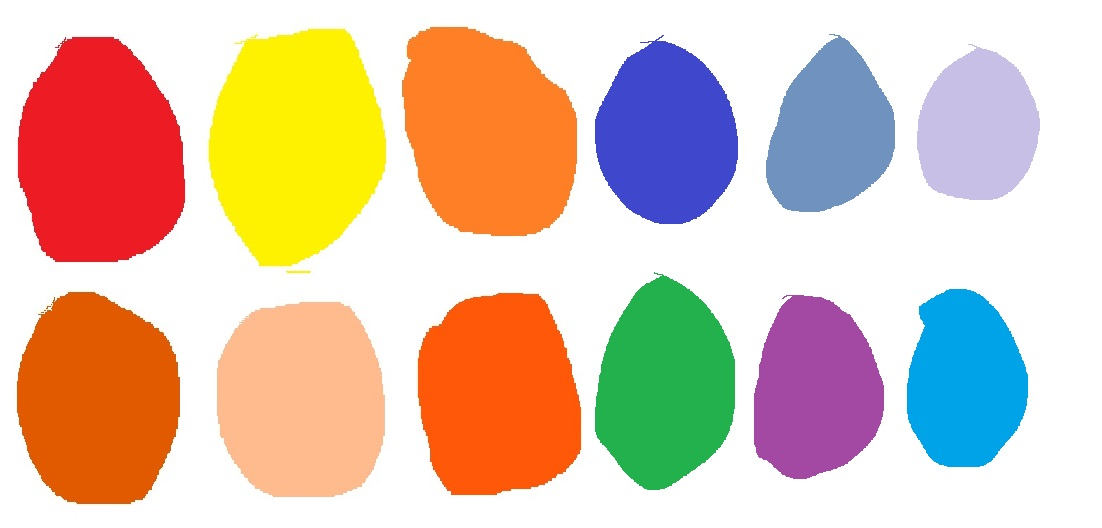
#> input picture Bad examples/Opencv2/pallet.jpg, 1102 x 528 px, given in place of the camera
$ python 'collision detect - color track.py'
#> lines starting #> are read from the running program, lines starting #| are printed output that depends on the picture; after the words box and inside, x2 and y2 are one past the last pixel; in counts of white or black regions, pixels touching at a corner belong together
# import the opencv library
import cv2
import numpy as np
import time

#////////////////////////////////////////
def clr_iso(img, lower, upper):

    hsv = cv2.cvtColor(img, cv2.COLOR_BGR2HSV)
    mask = cv2.inRange(hsv,lower,upper)
    return mask

def find_side(img, x):
    mid = img.get(cv2.CAP_PROP_FRAME_WIDTH)/2

    if   mid > x:
        return "LEFT"
    elif mid < x:
        return "RIGHT"
    else:
        return "CENTER"

#////////////////////////////////CONSTANTS////////////////////////////////

#///////size contour cutoff///////
#900 for jonah pc
SIZE = 900

#////////color mask values////////
#BLUE / GREEN / RED

SELECT = 2
#1: limited orange
#2: big range orange (use for distance)
#3: blue

if SELECT == 1:
    low = [  5, 110, 150]
    up  = [ 50, 255, 255]
elif SELECT == 2:
    low = [  0, 110, 150]
    up  = [ 30, 255, 255]
elif SELECT == 3:
    low = [0, 90, 150]
    up  = [110, 255, 255]
elif SELECT == 4:
    low = [101, 50, 38]
    up  = [110, 255, 255]
elif SELECT == 5:
    low = [1, 80, 150]
    up  = [100, 255, 255]
else:
    exit("WRONG SELECT CONSTANT")

LOWER = np.array(low)
UPPER = np.array( up)

#//////////////////////////////////START//////////////////////////////////

#define a video capture object
vid_feed = cv2.VideoCapture(0)

count=0
arr=[]

#LOOP
inp = input("Hardcoded distance formula (y/n): ")
#> the answer given: y
if inp == "y":
    # modeled with bottom of soldering plate with the 4 arm thingies
    # hold with dots horizontal (upright paperwise)
    # length in mm
    Wid_real = 14  # find model
    Focal_L = (30 * 310) / Wid_real  # (W*P_ex)/D_ex#calc (find pixels found and real distance in a case then plug in)
else:
    inp_D = float(input("INPUT DISTANCE: "))
    Wid_real = float(input("INPUT REAL_WIDTH: "))

while (True):
    cnt_count = 0
    s_time = time.time()

    first = True
    real = False    #if there are contours

    # Capture the video frame by frame
    _, frame = vid_feed.read()
#> frame is the input picture: shape (528, 1102, 3); mean B, G, R 174.8, 194.7, 221.5
#####////////////////////////////////////////
#####obj detection

    #mask
    mask = clr_iso(frame, LOWER, UPPER)
#> in clr_iso, `hsv = cv2.cvtColor(img, cv2.COLOR_BGR2HSV)`: hsv: shape (528, 1102, 3); mean H, S, V 41, 95.4, 241.3
#> in clr_iso, `mask = cv2.inRange(hsv,lower,upper)`:
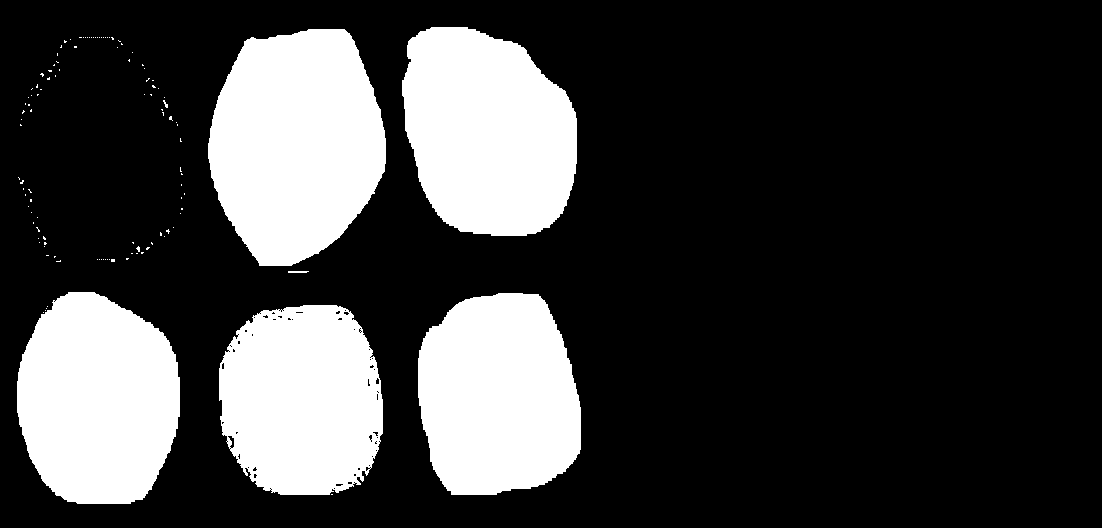
#> mask: shape (528, 1102); 24.5% white; 118 white regions (112 under 20 px)
    #make list of contours on screen
    contours, _ = cv2.findContours(mask, cv2.RETR_TREE, cv2.CHAIN_APPROX_SIMPLE)
#> contours = 189 contours, 182 with area under 20; largest, box (x1, y1, x2, y2) and area: (208, 29, 386, 266) 32070, (402, 27, 577, 236) 28827, (17, 292, 180, 504) 27334, (418, 293, 581, 495) 26902, (219, 305, 383, 495) 25734, (227, 435, 235, 449) 50, (375, 377, 380, 385) 22

    #cool boarder
    cv2.rectangle(frame, (5, 5), (210, 92), [50, 150, 255], -1)
    cv2.rectangle(frame, (5, 5), (210, 92), [0, 0, 0], 2)

    #sample rec
    cv2.rectangle(frame, (5, 100), (30, 122), low, -1)
    cv2.rectangle(frame, (35, 100), (60, 122), up, -1)
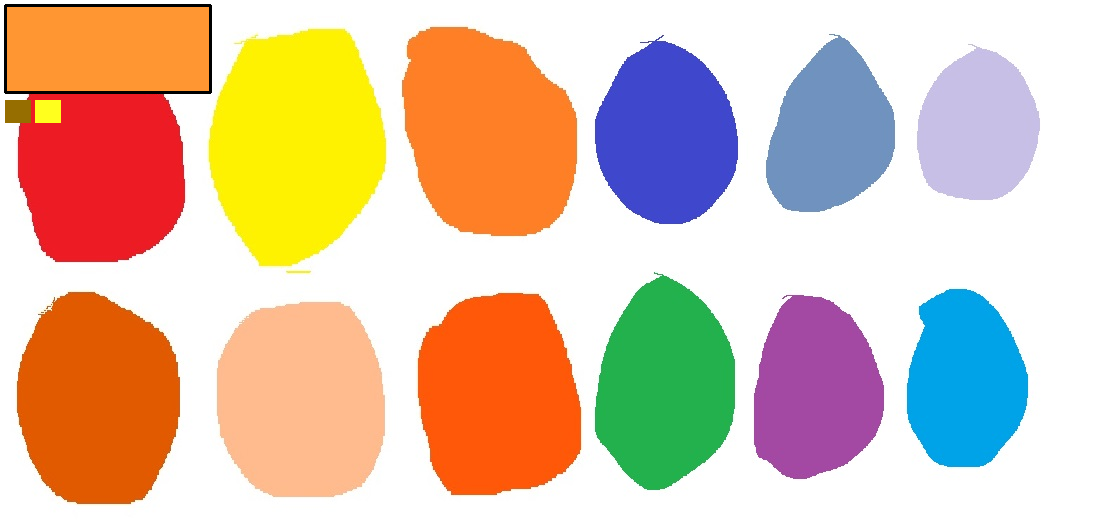
#> frame: shape (528, 1102, 3); mean B, G, R 169.9, 193.1, 220.8

    #TO DO WORK:
    """
    - detect contours inside box of other contours and grouping them together
    - have a one use setup func at start of prog and when there hasnt been a new spotting in a while
      to change the color mask based of object recognition and taking its color values
    """


    #go through each contour
    for cnt in contours:
        # calc area and remove small elements
        area = cv2.contourArea(cnt)

        # CHANGE THIS VALUE IF FAR/CLOSE
        if area > SIZE:  #scale with camera
            cnt_count += 1
            if first:
                max_cnt = cnt
                first = False
                real  = True
            elif area > cv2.contourArea(max_cnt):
                max_cnt = cnt
            #overall outline (VISUAL)
            cv2.drawContours(frame, [cnt], -1, (150, 0, 255), 2)
#> this loop made 189 passes
#> (area, first, real) on pass 6: (25733.5, False, True)
#> area on passes 31, 40, 77, 78, 188, 189: 49.5, 22, 26902, 27334, 32070, 28827
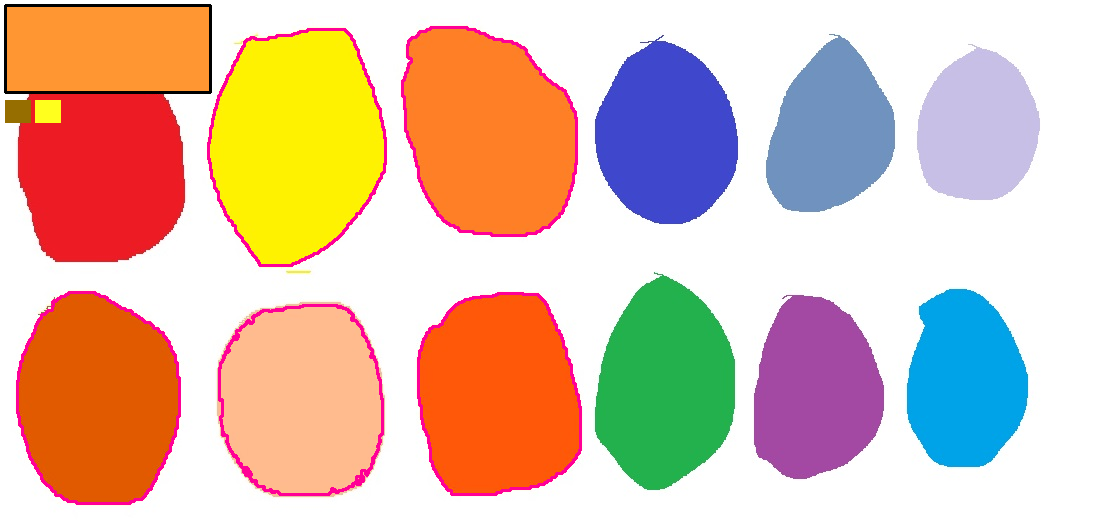
#> frame: shape (528, 1102, 3); 1.85% of pixels changed, all inside (x1, y1, x2, y2) = (16, 26, 582, 505)
#> after the loop, cnt_count = 5; first = False; max_cnt = contour of 268 points, box (x1, y1, x2, y2) (208, 29, 386, 266), area 32070; real = True

    #x, y, w, h = 0.0
    #perform VISUAL operations for max contour found in for statement
    if real:
        cv2.drawContours(frame, [max_cnt], -1, (255, 165, 0), 2)
        x, y, w, h = cv2.boundingRect(max_cnt)
#> x = 208; y = 29; w = 178; h = 237
        cv2.rectangle(frame, (x, y), (x + w, y + h), (255, 0, 0), 3)
        x1= round( x+(w/2) )
#> x1 = 297
        y1= round( y+(h/2) )
#> y1 = 148
        xystr = "xy:" + str(x) + ", " + str(y)
#> xystr = 'xy:208, 29'
        whstr = "wh:" + str(w) + ", " + str(h)
#> whstr = 'wh:178, 237'
        arstr = "max area: " + str(cv2.contourArea(max_cnt))
#> arstr = 'max area: 32070.0'
        ctstr = "object cnt: " + str(cnt_count)
#> ctstr = 'object cnt: 5'

        if find_side(vid_feed, x + (w / 2)) == "RIGHT":
#> in find_side, `mid = img.get(cv2.CAP_PROP_FRAME_WIDTH)/2`: mid = 551
            cv2.putText(frame, xystr, (x-50  ,y-7 ), cv2.FONT_HERSHEY_PLAIN, 1, (0, 0, 0)        , 2)   #xy
            cv2.putText(frame, whstr, (x-50  ,y-24), cv2.FONT_HERSHEY_PLAIN, 1, (255, 255, 255)  , 2)   #wh
        else:
            cv2.putText(frame, xystr, (x+50, y-7  ), cv2.FONT_HERSHEY_PLAIN, 1, (0, 0, 0)        , 2)  # xy
            cv2.putText(frame, whstr, (x+50, y-24 ), cv2.FONT_HERSHEY_PLAIN, 1, (255, 255, 255)  , 2)  # wh

        cv2.putText(frame, "x"  , (x1 , y1), cv2.FONT_HERSHEY_PLAIN, 1, (0, 0, 255)    , 2)   #center
#> frame: shape (528, 1102, 3); mean B, G, R 170.9, 188.6, 218.4
        cv2.putText(frame, ctstr, (10 , 20), cv2.FONT_HERSHEY_PLAIN, 1, (255, 255, 255), 2)   #num of cnts
        cv2.putText(frame, arstr, (10 , 37), cv2.FONT_HERSHEY_PLAIN, 1, (255, 255, 255), 2)   #area of max

        #perform REAL operations for max contour found in for statement
        cv2.putText(frame, "TARGET OUTPUT(midx): " + str(x + (w / 2)), (10, 54), cv2.FONT_HERSHEY_PLAIN, 1, (0, 0, 0)  , 2)  # TARGET cords
        cv2.putText(frame, find_side(vid_feed, x + (w / 2))          , (10, 71), cv2.FONT_HERSHEY_PLAIN, 1, (0, 0, 255), 2)  # TARGET output
        #print( find_side(vid_feed, x+(w/2)) )

        #distance formula
        if inp != 'y': Focal_L = (inp_D * w) / Wid_real
        D = (Wid_real*Focal_L)/w
#> D = 52.25
        if inp == 'y': cv2.putText(frame, "DISTANCE: "+ str(D), (10, 88), cv2.FONT_HERSHEY_PLAIN, 1, (0, 0, 255), 2)  # TARGET output
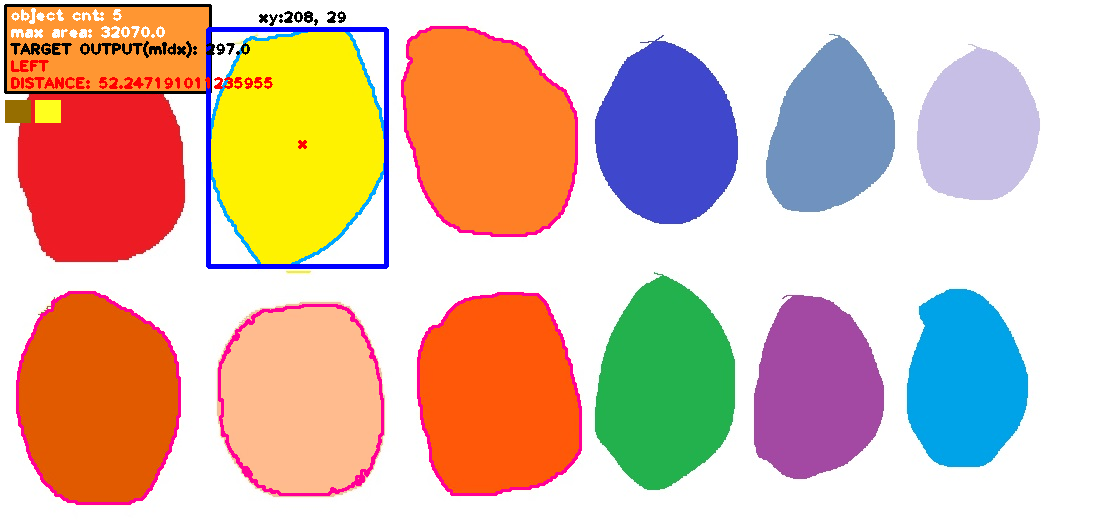
#> frame: shape (528, 1102, 3); mean B, G, R 171.1, 187.9, 217.9

    else:
        cv2.putText(frame, "NO CONTOURS", (10, 20), cv2.FONT_HERSHEY_PLAIN, 1, (255, 255, 255), 2)  # area of max

#####////////////////////////////////////////
#####Display the resulting frame
    #(MAIN VISUAL)
    cv2.imshow('frame', frame)
    cv2.imshow('mask', mask)


    #TIME
    count+=1
    arr.append(time.time() - s_time)
    if count>=100:
        print("mean:",np.mean(arr))
        count=0
        arr=[]
        #no detect: 0.024s
        #detect   : 0.025s to 0.030s
        if inp != 'y': print(F"FOCAL_LENGTH: {Focal_L}")

    # quits when pressing 'q'
    if cv2.waitKey(1) & 0xFF == ord('q'):
#> (key q is pressed here)
        break

# ////////////////////////////////////////
# clean up after loop
vid_feed.release()
cv2.destroyAllWindows()
